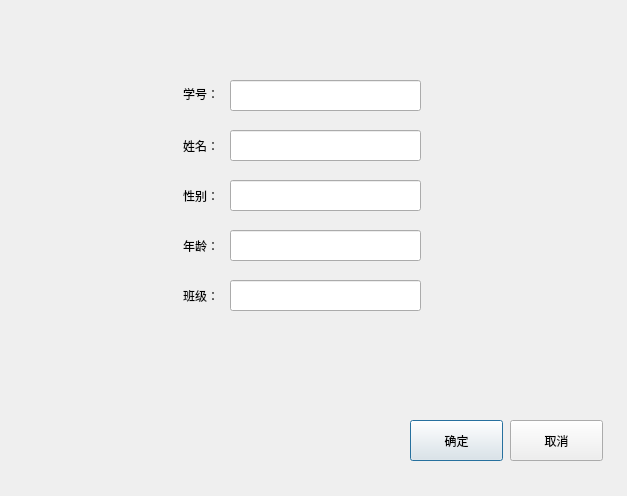
<?xml version="1.0" encoding="UTF-8"?>
<ui version="4.0">
 <class>StudentInfo</class>
 <widget class="QDialog" name="StudentInfo">
  <property name="geometry">
   <rect>
    <x>0</x>
    <y>0</y>
    <width>627</width>
    <height>496</height>
   </rect>
  </property>
  <property name="windowTitle">
   <string>学生信息</string>
  </property>
  <widget class="QLineEdit" name="m_idLine">
   <property name="geometry">
    <rect>
     <x>230</x>
     <y>80</y>
     <width>191</width>
     <height>31</height>
    </rect>
   </property>
  </widget>
  <widget class="QLineEdit" name="m_nameLine">
   <property name="geometry">
    <rect>
     <x>230</x>
     <y>130</y>
     <width>191</width>
     <height>31</height>
    </rect>
   </property>
  </widget>
  <widget class="QLineEdit" name="m_sexLine">
   <property name="geometry">
    <rect>
     <x>230</x>
     <y>180</y>
     <width>191</width>
     <height>31</height>
    </rect>
   </property>
  </widget>
  <widget class="QLineEdit" name="m_ageLine">
   <property name="geometry">
    <rect>
     <x>230</x>
     <y>230</y>
     <width>191</width>
     <height>31</height>
    </rect>
   </property>
  </widget>
  <widget class="QLineEdit" name="m_classLine">
   <property name="geometry">
    <rect>
     <x>230</x>
     <y>280</y>
     <width>191</width>
     <height>31</height>
    </rect>
   </property>
  </widget>
  <widget class="QLabel" name="m_idLabel">
   <property name="geometry">
    <rect>
     <x>150</x>
     <y>78</y>
     <width>69</width>
     <height>31</height>
    </rect>
   </property>
   <property name="text">
    <string>学号：</string>
   </property>
   <property name="alignment">
    <set>Qt::AlignRight|Qt::AlignTrailing|Qt::AlignVCenter</set>
   </property>
  </widget>
  <widget class="QLabel" name="m_nameLabel">
   <property name="geometry">
    <rect>
     <x>150</x>
     <y>130</y>
     <width>69</width>
     <height>31</height>
    </rect>
   </property>
   <property name="text">
    <string>姓名：</string>
   </property>
   <property name="alignment">
    <set>Qt::AlignRight|Qt::AlignTrailing|Qt::AlignVCenter</set>
   </property>
  </widget>
  <widget class="QLabel" name="m_sexLabel">
   <property name="geometry">
    <rect>
     <x>150</x>
     <y>180</y>
     <width>69</width>
     <height>31</height>
    </rect>
   </property>
   <property name="text">
    <string>性别：</string>
   </property>
   <property name="alignment">
    <set>Qt::AlignRight|Qt::AlignTrailing|Qt::AlignVCenter</set>
   </property>
  </widget>
  <widget class="QLabel" name="m_ageLabel">
   <property name="geometry">
    <rect>
     <x>150</x>
     <y>230</y>
     <width>69</width>
     <height>31</height>
    </rect>
   </property>
   <property name="text">
    <string>年龄：</string>
   </property>
   <property name="alignment">
    <set>Qt::AlignRight|Qt::AlignTrailing|Qt::AlignVCenter</set>
   </property>
  </widget>
  <widget class="QLabel" name="m_classLabel">
   <property name="geometry">
    <rect>
     <x>150</x>
     <y>280</y>
     <width>69</width>
     <height>31</height>
    </rect>
   </property>
   <property name="text">
    <string>班级：</string>
   </property>
   <property name="alignment">
    <set>Qt::AlignRight|Qt::AlignTrailing|Qt::AlignVCenter</set>
   </property>
  </widget>
  <widget class="QPushButton" name="m_okBtn">
   <property name="geometry">
    <rect>
     <x>410</x>
     <y>420</y>
     <width>93</width>
     <height>41</height>
    </rect>
   </property>
   <property name="text">
    <string>确定</string>
   </property>
  </widget>
  <widget class="QPushButton" name="m_cancelBtn">
   <property name="geometry">
    <rect>
     <x>510</x>
     <y>420</y>
     <width>93</width>
     <height>41</height>
    </rect>
   </property>
   <property name="text">
    <string>取消</string>
   </property>
  </widget>
 </widget>
 <resources/>
 <connections/>
</ui>
